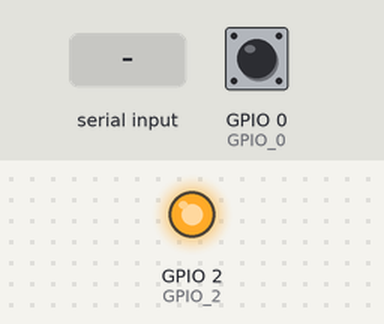
Recording of a sketch running on a simulated ESP8266 (NodeMCU). On the bench: output pins drawn as LEDs (lit = HIGH). The test bench sets the inputs (shaded band); at power-on: GPIO 0 (GPIO_0) HIGH. WiFi joins after 1.5 s; servers stay silent unless stated; what the sketch prints to the serial monitor is not drawn.

Above: at 3.8 s.
3.9 s: "90,45,200\n" received over Serial
At 7.2 s:
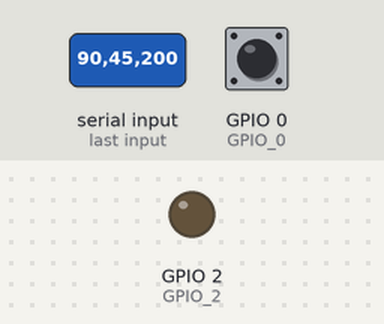
Timing chart, 0 to 8.7 s (numbered marks = the images above; inputs shaded):
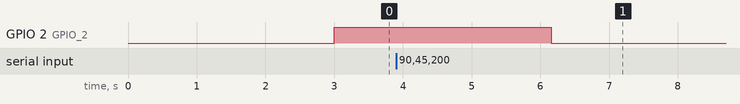

Measured:
- after the input at 3.9 s, GPIO 2 (GPIO_2): HIGH → LOW after 2.3 s

The sketch:

ESP_Arduino_Xfer_Rev_2_13_2019.ino
```cpp
// **************************************************************************
//
//      THIS CODE RUNS ON THE ESP8266 NOT ON THE MEGA!!
//
// **************************************************************************
//
//      This revision has the hardware handshake signals to interface
//      to the Mega and TM4C123
//
// **************************************************************************

// Comment out the next line to disable verbose messages
// which will mess up the interface to the MEGA. Use only
// for debug on the 8266 programmer

//#define BLYNK_PRINT Serial

// ----------------------------------------------------------------------------
// DEFINEs section

#define DEBUG1 0                // First level of Debug
#define DEBUG2 0                // Second level of Debug
#define DEBUG3 0                // Third level of Debug
//#undef DEBUG1
//#undef DEBUG2
#undef DEBUG3

#define GPIO_0 0                // ACK signal from the MEGA
#define GPIO_2 2                // RDY signal to the MEGA
#define RDY 2
#define ACK 0

// ----------------------------------------------------------------------------
// INCLUDEs section

#include <ESP8266WiFi.h>
#include <BlynkSimpleEsp8266.h>
#include <stdio.h>
#include <string.h>

// ----------------------------------------------------------------------------
// Variable assignments

int     Pin_Number  = 255;      // 255 is an invalid pin number
int     Pin_Integer = 0;
float   Pin_Float   = 1.234;
String  Pin_String  = "";       // Empty string

char    ssid[32]    = "EE-IOT-Platform-02";
char    pass[32]    = "dUQQE?&W44x7";

char    auth[256]   = "3249371193124d6ba26f0abe3f65ed2d";
char    http[1024]  = "blynk-cloud.com";
char    port[16]    = "8442";

// ----------------------------------------------------------------------------
// CODE section starts here

BlynkTimer timer;         // Start the timer

// ----------------------------------------------------------------------------
// This routine is called once a second to determine if the WiFi needs to be
// disconnected

void Disconnect_WiFi(void) {

  if (digitalRead(GPIO_0) == 0) {
      WiFi.disconnect();
      #ifdef DEBUG1
      Serial.print("Disconnecting from WiFi");
      Serial.println();
      #endif
  }
}
// ----------------------------------------------------------------------------
// This routine sets up Wifi. First step is receive the SSID, Password and
// Authorization code using CSV format. Second step is to parse it and try
// to connect to the WiFi hotspot. Once the connection is made we then try to
// connect to Blynk server.
//

void Setup_Wifi(void) {

  char ser_buf[1024];
  static int bufpos = 0;              // starts the buffer back at the first position in the incoming serial.read

  WiFi.disconnect();                  // Disconnect the Wifi before re-enabling it

  delay(3000);                        // Wait for system to stabilize

  digitalWrite(RDY, HIGH);            // Set RDY to MEGA

  Serial.print("########");           // Indication to the Mega that Serial setup is ready
  Serial.println();                   // Mega waits for \n to continue


  while ((digitalRead(ACK) != 1) or (Serial.available() == 0))
    {       // Wait for MEGA to start sending data
    }

  while (Serial.available() > 0)   {

      char inchar = Serial.read();  // assigns one byte (as serial.read()'s only input one byte at a time

      if (inchar != '\n') {         // if the incoming character is not a newline then process byte
        ser_buf[bufpos] = inchar;   // the buffer position in the array get assigned to the current read
        bufpos++;                   // once that has happend the buffer advances, doing this over and over again until the end of package marker is read.
        delay(10);
      }
  }

  // ----------------------------------------------------------------------------
  // This debug block double checks that the # of received
  // characters matches the transmitted number

  #ifdef DEBUG1
  Serial.print("bufpos: ");
  Serial.println(bufpos);
  #endif

  // ----------------------------------------------------------------------------
  // Rip the 3 fields out of the CSV data. The sequence of data from the MEGA is:
  // authorization_code, ssid, password,
  // Note: the string is terminate with a dangling comma
  //
  if (bufpos  > 0) {
    strcpy(auth, strtok(ser_buf, ","));
    strcpy(ssid, strtok(NULL, ","));
    strcpy(pass, strtok(NULL, ","));
  }

  #ifdef DEBUG2

  Serial.print("Size of ssid: ");
  Serial.println(strlen(ssid));

  Serial.print("Size of pass: ");
  Serial.println(strlen(pass));

  Serial.print("Size of auth: ");
  Serial.println(strlen(auth));

  Serial.print("SSID: ");
  Serial.print(ssid);
  Serial.println();

  Serial.print("Password: ");
  Serial.print(pass);
  Serial.println();

  Serial.print("Auth: ");
  Serial.print(auth);
  Serial.println();

  Serial.print("Web page: ");
  Serial.print(http);
  Serial.println();
  #endif

  // ----------------------------------------------------------------------------
  // Wait for the WiFi to connect. There is no timeout mechanism
  // so the timeout is up the Mega. The Mega would count the number
  // of '.' to determine when to reset the WiFi module
  //
  // Blynk.begin suppport 3 ways of specifying the website to connect to
  //      Blynk.begin(auth, ssid, pass);
  //      Blynk.begin(auth, ssid, pass, "blynk-cloud.com", 8442);
  //      Blynk.begin(auth, ssid, pass, IPAddress(192,168,1,100), 8442);

  WiFi.begin(ssid, pass);
  while (WiFi.status() != WL_CONNECTED) {
    delay(500);
    Serial.print(".");

    if ((digitalRead(ACK) == 0))  {
      ESP.restart();
    }
  }

  #ifdef DEBUG2
  Serial.println("");
  Serial.print("WiFi connected");
  Serial.print("IP address: ");
  Serial.println(WiFi.localIP());
  #endif


  Blynk.config(auth);                 // in place of Blynk.begin(auth, ssid, pass);
  Blynk.connect(3333);                // timeout set to 10 seconds
  while (Blynk.connect() == false)    // Wait until connected or timeout occurs
  {     }

  digitalWrite(2, LOW);               // Negate READY to MEGA
  /*
  while ((digitalRead(0) != 0) or (Serial.available() == 0))  {       // Wait for ACK from MEGA before exiting setup
  }
*/

  #ifdef DEBUG1

  Serial.println("Connected to Blynk server");
  Serial.print("Leaving Setup_Wifi");
  Serial.println();
  #endif


}  // End of Setup_Wifi(void)

// --------------------------------------------------------
// This is the MACRO used to send control signals to the MEGA
//

#define VirtualPin_Handler(pin_num) \
BLYNK_WRITE(pin_num)                \
{                                   \
  Pin_Number = pin_num;             \
  Pin_String  = param.asStr();      \
  Pin_Integer = param.asInt();      \
  Pin_Float   = param.asDouble();   \
  Serial.print(Pin_Number);         \
  Serial.print(",");                \
  Serial.print(Pin_Integer);        \
  Serial.print(",");                \
  Serial.print(Pin_Float);          \
  Serial.print("\n");               \
}


// ----------------------------------------------------------
// This section calls the Virtual Pin Handler (above) to
// determine which virtual pins on the Blynk App have been
// pressed. That information is then sent to the Mega.
//
// NOTE: Only 10 Virtual Pins are called. Add addtional pins
// as needed.

VirtualPin_Handler(V1)
VirtualPin_Handler(V2)
VirtualPin_Handler(V3)
VirtualPin_Handler(V4)
VirtualPin_Handler(V5)
VirtualPin_Handler(V6)
VirtualPin_Handler(V7)
VirtualPin_Handler(V8)
VirtualPin_Handler(V9)
VirtualPin_Handler(V10)


// ----------------------------------------------------------------------------
// This routine receives data from the Mega and parses it.
// The parsed data is then sent to the Blynk Server which
// sends it to the Blynk App.
// NOTE: Virtual pins from 50-89 are used to send data back
// to the Blynk app

void SerialInput_to_BlynkApp(void) {
  while (Serial.available() > 0) {

    // look for the next valid integer in the incoming serial stream:

    int Pin_Number  = Serial.parseInt();
    int Pin_Integer = Serial.parseInt();
    float Pin_Float = Serial.parseFloat();

    // Look for the newline as the EOL indication
    if (Serial.read() == '\n') {

      #ifdef DEBUG3

      Serial.print("V");
      Serial.print(Pin_Number);
      Serial.print(",");
      Serial.print(Pin_Integer);
      Serial.print(",");
      Serial.print(Pin_Float);
      Serial.print("\n");
      # endif

      // This section of code determines if integer or floating point
      // values are returned to the Blynk app. Virtual pins between
      // 50 and 69 return floating point. Virtual pins between 70 and
      // 89 return integers


      if((Pin_Number >49) && (Pin_Number < 70)) {
        Blynk.virtualWrite(Pin_Number, Pin_Float );
      }
      else if((Pin_Number >69) && (Pin_Number < 90)) {
        Blynk.virtualWrite(Pin_Number, Pin_Integer );
      }
      else {
        Blynk.virtualWrite(Pin_Number, "Help");
      }
    }
  }
}


// ----------------------------------------------------------------------------
// ----------------------------------------------------------------------------
//
// THIS IS THE MAIN SETUP CODE. IT IS ONLY RUN ONCE
//
// ----------------------------------------------------------------------------
// ----------------------------------------------------------------------------

void setup() {


Serial.begin(9600);               // Set up debug serial port
Serial.flush();                   // Flush the serial port

pinMode(GPIO_0, INPUT_PULLUP);    // Set GPIO_0 to an input  - ACK signal from the MEGA
pinMode(GPIO_2, OUTPUT);          // Set GPIO_2 to an output - RDY signal to the MEGA

digitalWrite(RDY, LOW);             // Set the GPIO_2 pin LOW

Setup_Wifi(); // This routine reads in the new SSID, Password and Authorization code


timer.setInterval(1000L, SerialInput_to_BlynkApp);      // This is a scheduler to read serial data
//timer.setInterval(1000L, Disconnect_WiFi);            // This looks for a 1->0 transistion on the GPIO0 Pin
                                                        // Disconnect the WiFi if GPIO0==0

}  // End of setup()


// ----------------------------------------------------------------------------
// ----------------------------------------------------------------------------
//
// THIS IS THE MAIN LOOP. IT RUNS CONTINOUSLY
//
// ----------------------------------------------------------------------------
// ----------------------------------------------------------------------------

void loop()
{
  Blynk.run();
  timer.run();

  // You can inject your own code or combine it with other sketches.
  // Check other examples on how to communicate with Blynk. Remember
  // to avoid delay() function!

}   // End of loop()
```
